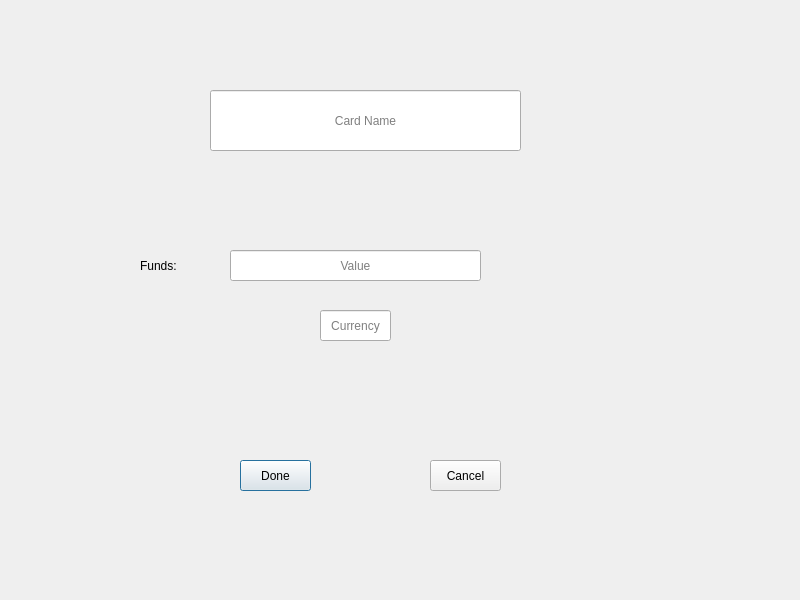
<?xml version="1.0" encoding="UTF-8"?>
<ui version="4.0">
 <class>AddFundsDialog</class>
 <widget class="QDialog" name="AddFundsDialog">
  <property name="geometry">
   <rect>
    <x>0</x>
    <y>0</y>
    <width>800</width>
    <height>600</height>
   </rect>
  </property>
  <property name="windowTitle">
   <string>AddFundsDialog</string>
  </property>
  <widget class="QPushButton" name="addFundPushButton">
   <property name="geometry">
    <rect>
     <x>240</x>
     <y>460</y>
     <width>71</width>
     <height>31</height>
    </rect>
   </property>
   <property name="text">
    <string>Done</string>
   </property>
  </widget>
  <widget class="QLineEdit" name="cardNameLineEdit">
   <property name="geometry">
    <rect>
     <x>210</x>
     <y>90</y>
     <width>311</width>
     <height>61</height>
    </rect>
   </property>
   <property name="alignment">
    <set>Qt::AlignCenter</set>
   </property>
   <property name="readOnly">
    <bool>true</bool>
   </property>
   <property name="placeholderText">
    <string>Card Name</string>
   </property>
  </widget>
  <widget class="QLabel" name="label">
   <property name="geometry">
    <rect>
     <x>140</x>
     <y>250</y>
     <width>61</width>
     <height>31</height>
    </rect>
   </property>
   <property name="text">
    <string>Funds:</string>
   </property>
  </widget>
  <widget class="QLineEdit" name="fundValueLineEdit">
   <property name="geometry">
    <rect>
     <x>230</x>
     <y>250</y>
     <width>251</width>
     <height>31</height>
    </rect>
   </property>
   <property name="alignment">
    <set>Qt::AlignCenter</set>
   </property>
   <property name="placeholderText">
    <string>Value</string>
   </property>
  </widget>
  <widget class="QLineEdit" name="currencyLineEdit">
   <property name="geometry">
    <rect>
     <x>320</x>
     <y>310</y>
     <width>71</width>
     <height>31</height>
    </rect>
   </property>
   <property name="alignment">
    <set>Qt::AlignCenter</set>
   </property>
   <property name="readOnly">
    <bool>true</bool>
   </property>
   <property name="placeholderText">
    <string>Currency</string>
   </property>
  </widget>
  <widget class="QPushButton" name="pushButton_2">
   <property name="geometry">
    <rect>
     <x>430</x>
     <y>460</y>
     <width>71</width>
     <height>31</height>
    </rect>
   </property>
   <property name="text">
    <string>Cancel</string>
   </property>
  </widget>
 </widget>
 <layoutdefault spacing="6" margin="11"/>
 <resources/>
 <connections/>
</ui>
